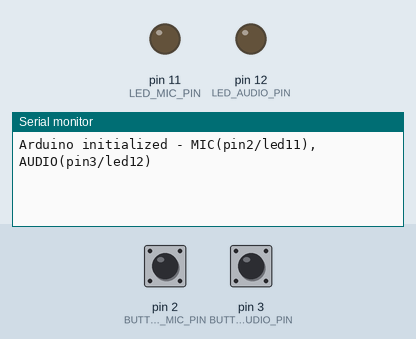
The sketch below on a simulated Arduino Uno, built with avr-gcc and run on an emulated ATmega328P. Shown: output pins drawn as LEDs (lit = HIGH), the last lines printed to the serial monitor. Inputs (shaded band) come from the test bench; at power-on: pin 2 (BUTTON_MIC_PIN) HIGH, pin 3 (BUTTON_AUDIO_PIN) HIGH.

Above: at 2.2 s.
2.3 s: pin 2 (BUTTON_MIC_PIN) pulled LOW for 0.15 s
At 3.7 s:
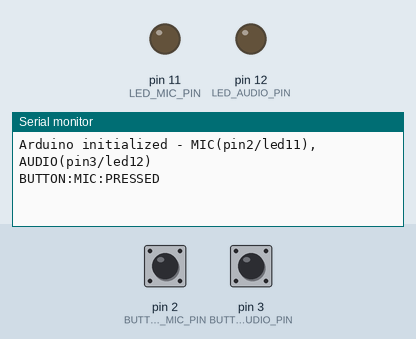
4.0 s: pin 3 (BUTTON_AUDIO_PIN) pulled LOW for 0.15 s
At 5.3 s:
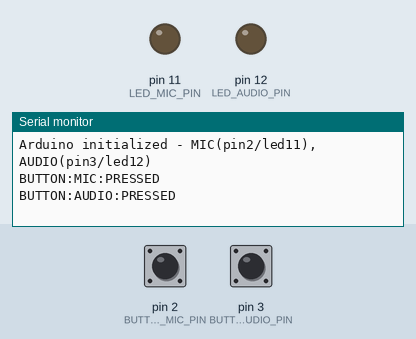

The sketch:

arduino_sketch.ino
```cpp
/*
 * Arduino Sketch for Discord Mute Controller
 *
 * This sketch manages button inputs and LED outputs for a Discord audio controller
 * Two buttons control microphone and audio mute states, with corresponding LED feedback
 *
 * Hardware Setup:
 * - Button 1 (MIC):   Pin 2 (pulls to GND when pressed)
 * - Button 2 (AUDIO): Pin 3 (pulls to GND when pressed)
 * - LED 1 (MIC):      Pin 11 (HIGH = microphone muted)
 * - LED 2 (AUDIO):    Pin 12 (HIGH = audio muted)
 *
 * Communication:
 * - Serial @ 9600 baud with Python WebSocket server
 * - Commands from buttons are sent as "BUTTON:MIC:PRESSED" etc
 * - Commands from server are received as "MIC:ON/OFF", "AUDIO:ON/OFF"
 */

// Pin definitions
const int BUTTON_MIC_PIN = 2;
const int BUTTON_AUDIO_PIN = 3;
const int LED_MIC_PIN = 11;
const int LED_AUDIO_PIN = 12;

// Button state tracking
volatile bool buttonMicPressed = false;
volatile bool buttonAudioPressed = false;
volatile unsigned long lastMicInterruptTime = 0;
volatile unsigned long lastAudioInterruptTime = 0;

// LED state tracking
bool ledMicState = false;
bool ledAudioState = false;

// Debounce timing (200ms to prevent false triggers)
unsigned long lastMicDebounceTime = 0;
unsigned long lastAudioDebounceTime = 0;
const unsigned long DEBOUNCE_DELAY = 200;

void setup() {
  // Initialize serial communication
  Serial.begin(9600);

  // Configure button pins with internal pull-up resistors
  pinMode(BUTTON_MIC_PIN, INPUT_PULLUP);
  pinMode(BUTTON_AUDIO_PIN, INPUT_PULLUP);

  // Configure LED pins as outputs
  pinMode(LED_MIC_PIN, OUTPUT);
  pinMode(LED_AUDIO_PIN, OUTPUT);

  // Turn off LEDs on startup
  digitalWrite(LED_MIC_PIN, LOW);
  digitalWrite(LED_AUDIO_PIN, LOW);

  // Attach interrupt handlers for button pin changes (falling edge when button pressed)
  attachInterrupt(digitalPinToInterrupt(BUTTON_MIC_PIN), buttonMicISR, FALLING);
  attachInterrupt(digitalPinToInterrupt(BUTTON_AUDIO_PIN), buttonAudioISR, FALLING);

  delay(1000);
  Serial.println("Arduino initialized - MIC(pin2/led11), AUDIO(pin3/led12)");
}

void loop() {
  if (Serial.available()) {
    String command = Serial.readStringUntil('\n'); // Read incoming command until newline
    command.trim(); // Remove any leading/trailing whitespace

    // Use the first character to determine command type, then check the full string for ON/OFF
    switch (command[0]) {
      case 'M': // Could be MIC:ON or MIC:OFF
        if (command.endsWith("ON")) {
          ledMicState = true;
          digitalWrite(LED_MIC_PIN, HIGH);
        } else {
          ledMicState = false;
          digitalWrite(LED_MIC_PIN, LOW);
        }
        break;

      case 'A': // Could be AUDIO:ON or AUDIO:OFF
        if (command.endsWith("ON")) {
          ledAudioState = true;
          digitalWrite(LED_AUDIO_PIN, HIGH);
        } else {
          ledAudioState = false;
          digitalWrite(LED_AUDIO_PIN, LOW);
        }
        break;
    }
  }
  // Process microphone button press with debouncing
  if (buttonMicPressed) {
    unsigned long currentTime = millis();
    if ((currentTime - lastMicDebounceTime) > DEBOUNCE_DELAY) {
      Serial.println("BUTTON:MIC:PRESSED");
      buttonMicPressed = false;
      lastMicDebounceTime = currentTime;
    }
  }

  // Process audio button press with debouncing
  if (buttonAudioPressed) {
    unsigned long currentTime = millis();
    if ((currentTime - lastAudioDebounceTime) > DEBOUNCE_DELAY) {
      Serial.println("BUTTON:AUDIO:PRESSED");
      buttonAudioPressed = false;
      lastAudioDebounceTime = currentTime;
    }
  }

  delay(10);
}

// Interrupt service routine for microphone button
// Called when pin 2 goes from HIGH to LOW (button pressed)
void buttonMicISR() {
  unsigned long currentTime = millis();
  // Software debounce: ignore interrupts within DEBOUNCE_DELAY of the last one
  if ((currentTime - lastMicInterruptTime) > DEBOUNCE_DELAY) {
    buttonMicPressed = true;
    lastMicDebounceTime = currentTime;
    lastMicInterruptTime = currentTime;
  }
}

// Interrupt service routine for audio button
// Called when pin 3 goes from HIGH to LOW (button pressed)
void buttonAudioISR() {
  unsigned long currentTime = millis();
  // Software debounce: ignore interrupts within DEBOUNCE_DELAY of the last one
  if ((currentTime - lastAudioInterruptTime) > DEBOUNCE_DELAY) {
    buttonAudioPressed = true;
    lastAudioDebounceTime = currentTime;
    lastAudioInterruptTime = currentTime;
  }
}
```

Measured:
- after the input at 2.3 s, the serial monitor: prints a new line after 0.20 s (image 1)
- after the input at 4.0 s, the serial monitor: prints a new line after 0.21 s (image 2)
